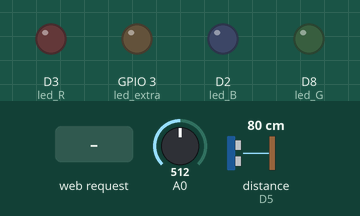
Recording of a sketch running on a simulated ESP8266 (NodeMCU). On the bench: output pins drawn as LEDs (lit = HIGH). The test bench sets the inputs (shaded band); at power-on: A0 = 512, distance to the obstacle (sensor on D5) 80 cm. The echo pulse lasts 58.3 µs per cm; WiFi joins after 1.5 s; servers stay silent unless stated; storage starts empty; pins used as bus, display or sensor lines are not drawn; what the sketch prints to the serial monitor is not drawn.

Above: at 3.2 s.
3.3 s: HTTP request GET /height received
At 4.2 s:
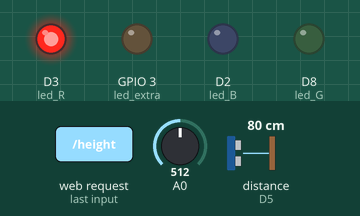
4.8 s: HTTP request GET /luminosity received
At 6.0 s:
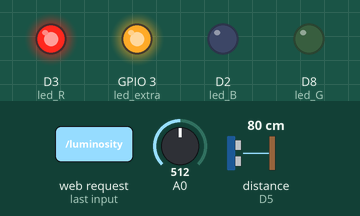
6.3 s: HTTP request GET /getWater received
At 7.4 s:
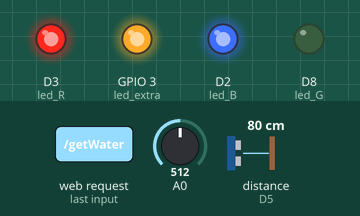
7.8 s: HTTP request GET /stopWater received
At 8.5 s:
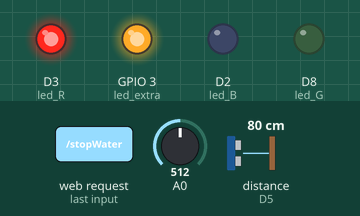
Timing chart, 0 to 10.3 s (numbered marks = the images above; inputs shaded):
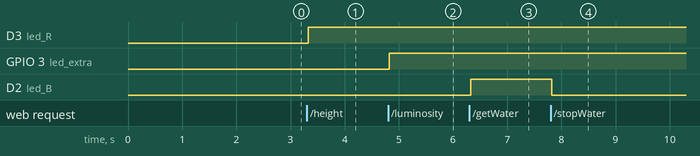

Measured:
- after the input at 3.3 s, D3 (led_R): LOW → HIGH at once
- after the input at 4.8 s, GPIO 3 (led_extra): LOW → HIGH at once
- after the input at 6.3 s, D2 (led_B): LOW → HIGH at once
- after the input at 7.8 s, D2 (led_B): HIGH → LOW at once

The sketch:

Avaliacao_final.ino
```cpp
// (licence header left out)
// Import required libraries
#include <ESP8266WiFi.h>
#include <ESPAsyncTCP.h>
#include <ESPAsyncWebServer.h>
#include <FS.h>
#include <Wire.h>

#define trigPin D6
#define echoPin D5

float luminosity;
float height;

// Replace with your network credentials
const char* ssid = "SATC IOT";
const char* password = "IOT2021#";

// Set LED GPIO
const int led_R = D3;
const int led_G = D8;
const int led_B = D2;
const int led_extra = D9;

// Create AsyncWebServer object on port 80
AsyncWebServer server(80);

String getHeight() {
  digitalWrite(trigPin, HIGH);
  delayMicroseconds(10);
  digitalWrite(trigPin, LOW);
  long timeus = pulseIn(echoPin, HIGH);
  height = 50 - (timeus/58.0);
  //Serial.println(height);
  return String(height);
}

String getLuminosity() {
  luminosity = analogRead(A0);
  //Serial.println(luminosity);
  return String(luminosity);
}

// Replaces placeholder with LED state value
String processor(const String& var){
  Serial.println(var);

  if (var == "HEIGHT"){
    return getHeight();
  }
  if (var == "LUMINOSITY"){
    return getLuminosity();
  }
}

void setup(){
  // Serial port for debugging purposes
  Serial.begin(115200);
  pinMode(led_R, OUTPUT);
  pinMode(led_G, OUTPUT);
  pinMode(led_B, OUTPUT);
  pinMode(led_extra, OUTPUT);
  pinMode(trigPin, OUTPUT);
  pinMode(echoPin, INPUT);

  // Initialize SPIFFS
  if(!SPIFFS.begin()){
    Serial.println("An Error has occurred while mounting SPIFFS");
    return;
  }

  // Connect to Wi-Fi
  WiFi.begin(ssid, password);
  while (WiFi.status() != WL_CONNECTED) {
    delay(1000);
    Serial.println("Connecting to WiFi..");
  }

  // Print ESP32 Local IP Address
  Serial.println(WiFi.localIP());

  // Route for root / web page
  server.on("/", HTTP_GET, [](AsyncWebServerRequest *request){
    request->send(SPIFFS, "/index.html", String(), false, processor);
  });

  // Route to load style.css file
  server.on("/style.css", HTTP_GET, [](AsyncWebServerRequest *request){
    request->send(SPIFFS, "/style.css", "text/css");
  });

  server.on("/lamp", HTTP_GET, [](AsyncWebServerRequest *request){
    request->send(SPIFFS, "/lamp.png", "image/png");
  });

  server.on("/tree", HTTP_GET, [](AsyncWebServerRequest *request){
    request->send(SPIFFS, "/tree.png", "image/png");
  });

  server.on("/water", HTTP_GET, [](AsyncWebServerRequest *request){
    request->send(SPIFFS, "/water.png", "image/png");
  });

  server.on("/height", HTTP_GET, [](AsyncWebServerRequest *request){
    getHeight();
    if(height > 30) {
      digitalWrite(led_G, HIGH);
      digitalWrite(led_R, LOW);
    }else {
      digitalWrite(led_G, LOW);
      digitalWrite(led_R, HIGH);
    }
    request->send_P(200, "text/plain", getHeight().c_str());
  });

  server.on("/luminosity", HTTP_GET, [](AsyncWebServerRequest *request){
    getLuminosity();
    if(luminosity > 900) {
      digitalWrite(led_extra, LOW);
    }else {
      digitalWrite(led_extra, HIGH);
    }
    request->send_P(200, "text/plain", getLuminosity().c_str());
  });

  server.on("/getWater", HTTP_GET, [](AsyncWebServerRequest *request){
    digitalWrite(led_B, HIGH);
    request->send(SPIFFS, "/index.html", String(), false, processor);
  });

  server.on("/stopWater", HTTP_GET, [](AsyncWebServerRequest *request){
    digitalWrite(led_B, LOW);
    request->send(SPIFFS, "/index.html", String(), false, processor);
  });

  // Start server
  server.begin();
}

void loop(){
  //digitalWrite(led_B, LOW);
  //delay(30000);
  //digitalWrite(led_B, HIGH);
  //delay(7000);
}
```
